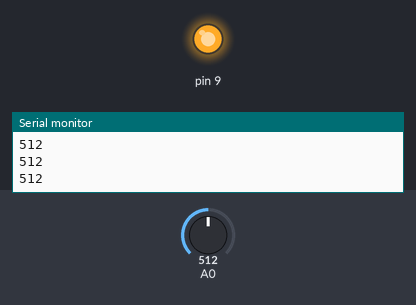
Bench run of a sketch on a simulated Arduino Uno, built with avr-gcc and run on an emulated ATmega328P. On the bench: output pins drawn as LEDs (lit = HIGH), the last lines printed to the serial monitor. The inputs (shaded band) are chosen by the test bench; at power-on: A0 = 512.

Above: at 1.2 s.
1.3 s: A0 set to 913
2.8 s: A0 set to 928
At 3.1 s:
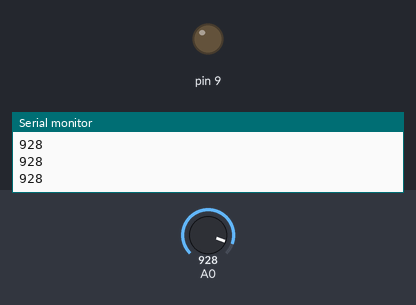
4.3 s: A0 set to 910
At 5.1 s:
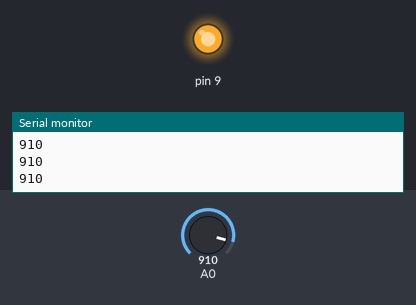
5.8 s: A0 set to 930
At 6.4 s:
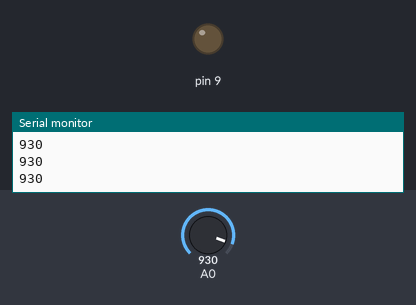
Timing chart, 0 to 8.3 s (numbered marks = the images above; inputs shaded):
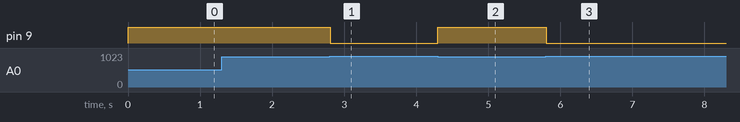

Measured:
- the behaviour switches between 919 and 920 on A0 (found by bisection; images 0 and 1)
- after the input at 2.8 s, pin 9: HIGH → LOW at once
- after the input at 4.3 s, pin 9: LOW → HIGH at once
- after the input at 5.8 s, pin 9: HIGH → LOW at once

The sketch:

beginner_light_controller.ino
```cpp
// C++ code
//
int LDR_VAL = 0;

void setup()
{
  pinMode(A0, INPUT);
  Serial.begin(9600);
  pinMode(9, OUTPUT);
}

void loop()
{
  LDR_VAL = analogRead(A0);
  Serial.println(LDR_VAL);
  if (LDR_VAL < 920) {
    digitalWrite(9, HIGH);
  } else {
    digitalWrite(9, LOW);
  }
  delay(10); // Delay a little bit to improve simulation performance
}
```
